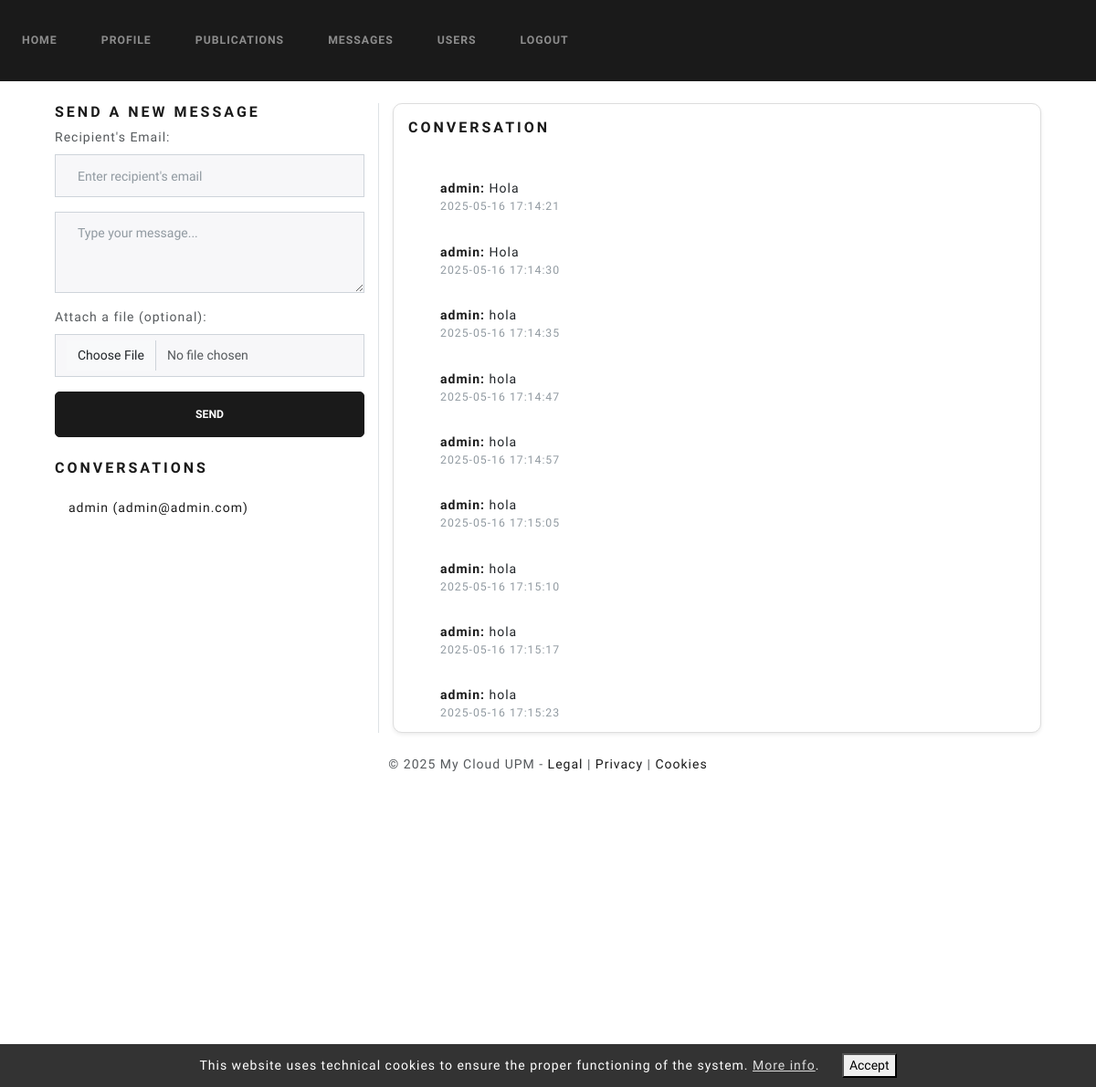
Screenshot of /messages?user_id=1 (signed in) with the database file from the repository.
### website/models.py (models this page shows)
class User(UserMixin, db.Model):
    id = db.Column(db.Integer, primary_key=True)
    name = db.Column(db.String(100), unique=False, nullable=False)
    surname = db.Column(db.String(100), unique=False, nullable=False)
    email = db.Column(db.String(100), unique=True, nullable=False)
    password = db.Column(db.String(100), nullable=False)
    bio = db.Column(db.Text, default="This is my bio.")
    role = db.Column(db.Integer, nullable=False, default=1)
    is_blocked = db.Column(db.Boolean, nullable=False, default=False)
    profile_pic = db.Column(db.String(150), default='default.jpg')
    twitter = db.Column(db.String(255), nullable=True)
    linkedin = db.Column(db.String(255), nullable=True)
    publications = db.relationship('Publication')
    login_records = db.relationship('LoginRecord')

class Message(db.Model):
    id = db.Column(db.Integer, primary_key=True)
    sender_id = db.Column(db.Integer, db.ForeignKey('user.id'), nullable=False)
    receiver_id = db.Column(db.Integer, db.ForeignKey('user.id'), nullable=False)
    content = db.Column(db.Text, nullable=False)
    timestamp = db.Column(db.DateTime, default=func.now())
    file_path = db.Column(db.String(255), nullable=True)
    sender = db.relationship('User', foreign_keys=[sender_id], backref='sent_messages')
    receiver = db.relationship('User', foreign_keys=[receiver_id], backref='received_messages')

### website/views.py (the view)
@views.route('/messages', methods=['GET'])
@login_required
def messages():
    users_contacted = User.query.filter(
        User.id != current_user.id,
        or_(
            and_(Message.sender_id == current_user.id, Message.receiver_id == User.id),
            and_(Message.receiver_id == current_user.id, Message.sender_id == User.id)
        )
    ).distinct().all()
    selected_user_id = request.args.get('user_id', type=int)
    conversation = None
    if selected_user_id:
        conversation = Message.query.filter(
            or_(
                and_(Message.sender_id == current_user.id, Message.receiver_id == selected_user_id),
                and_(Message.receiver_id == current_user.id, Message.sender_id == selected_user_id)
            )
        ).order_by(Message.timestamp).all()
    return render_template(
        'messages.html',
        user=current_user,
        users_contacted=users_contacted,
        conversation=conversation,
        selected_user_id=selected_user_id
    )

### website/templates/messages.html (shortened to what this page needs)
{% extends "base.html" %}
{% block content %}
<div class="container mt-4">
    <div class="row">
        <div class="col-md-4 border-end">
            <div class="mb-4">
                <h5 class="text-primary">Send a New Message</h5>
                <form method="POST" action="{{ url_for('views.send_message') }}" enctype="multipart/form-data">
                    <div class="mb-3">
                        <label for="receiver_email" class="form-label">Recipient's Email:</label>
                        <input type="email" name="receiver_email" class="form-control" placeholder="Enter recipient's email" required>
                    </div>
                    <div class="mb-3">
                        <textarea name="content" class="form-control" rows="3" placeholder="Type your message..." required></textarea>
                    </div>
                    <div class="mb-3">
                        <label for="message_file" class="form-label">Attach a file (optional):</label>
                        <input type="file" name="message_file" class="form-control">
                    </div>
                    <button type="submit" class="btn btn-primary w-100">Send</button>
                </form>
            </div>
            <div style="max-height: 400px; overflow-y: auto;">
                <h5 class="text-primary">Conversations</h5>
                <ul class="list-group">
                    {% for user in users_contacted %}
                    <li class="list-group-item">
                        <a href="{{ url_for('views.messages', user_id=user.id) }}" class="text-decoration-none">
                            <strong>{{ user.name }}</strong> ({{ user.email }})
                        </a>
                    </li>
                    {% endfor %}
                </ul>
            </div>
        </div>
        <div class="col-md-8">
            <div class="card shadow-sm p-3">
                <h5 class="card-title text-primary">Conversation</h5>
                <div class="card-body" style="height: 625px; overflow-y: auto;">
                    {% if conversation %}
                    <ul class="list-group">
                        {% for message in conversation %}
                        <li class="list-group-item">
                            <strong class="{% if message.sender_id == current_user.id %}text-success{% else %}text-primary{% endif %}">
                                {% if message.sender_id == current_user.id %}You{% else %}{{ message.sender.name }}{% endif %}:
                            </strong>
                            <span>{{ message.content }}</span>
                            <small class="text-muted d-block">{{ message.timestamp }}</small>
                        </li>
                        {% endfor %}
                    </ul>
                    {% else %}
                    <p class="text-muted">Select a user to view the conversation or start a new message on the left.</p>
                    {% endif %}
                </div>
            </div>
        </div>
    </div>
</div>
{% endblock %}

### website/templates/messages.html (style rules this page uses)
.card { border-radius: 10px; border: 1px solid #ddd; }
.list-group-item { border: none; padding: 15px; }
.btn { border-radius: 5px; }
.text-primary, .text-success { font-weight: 600; }

### rows the page displays
User: name "admin", email "admin@admin.com"
Message: sender.name "admin", content "Hola", timestamp "2025-05-16 17:14:21"
Message: sender.name "admin", content "Hola", timestamp "2025-05-16 17:14:30"
Message: sender.name "admin", content "hola", timestamp "2025-05-16 17:14:35"
Message: sender.name "admin", content "hola", timestamp "2025-05-16 17:14:47"
Message: sender.name "admin", content "hola", timestamp "2025-05-16 17:14:57"
Message: sender.name "admin", content "hola", timestamp "2025-05-16 17:15:05"
Message: sender.name "admin", content "hola", timestamp "2025-05-16 17:15:10"
Message: sender.name "admin", content "hola", timestamp "2025-05-16 17:15:17"
Message: sender.name "admin", content "hola", timestamp "2025-05-16 17:15:23"
